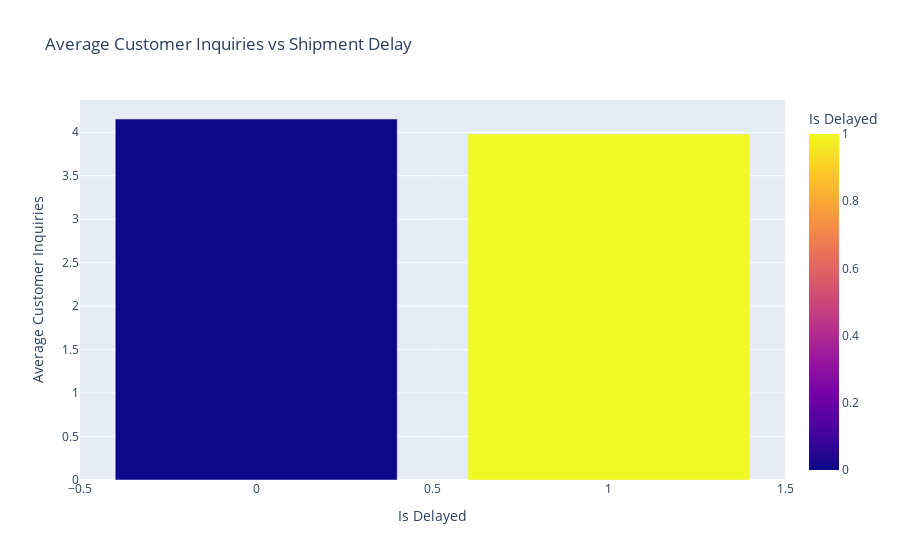

The notebook cell saved with this chart:
### Markdown cell above
##### As shown in the figure above, the bar chart represents the delay rate (is_delayed) for each Warehouse_Zone. From this visualization, we can see that most zones have relatively similar delay rates, except for the West_Hub, which has the highest proportion of delayed shipments.

##### This insight indicates that the West_Hub may be a key bottleneck in the logistics process. Investigating the operations, staffing, or workflow in this warehouse could help reduce overall delays and improve delivery performance across the platform

### Code cell
import plotly.express as px

# Aggregate: mean inquiries per delay category
agg_df = df.groupby('is_delayed')['Customer_Inquiries'].mean().reset_index()

fig = px.bar(
    agg_df,
    x='is_delayed',
    y='Customer_Inquiries',
    color='is_delayed',
    labels={'is_delayed':'Is Delayed', 'Customer_Inquiries':'Average Customer Inquiries'},
    title='Average Customer Inquiries vs Shipment Delay'
)
fig.show()

### Figure 1 — Plotly figure (JSON) as saved in the notebook; plotly's stock layout.template omitted (floating-point values rounded to 4 significant figures)
{"data": [{"hovertemplate": "Is Delayed=%{marker.color}<br>Average Customer Inquiries=%{y}<extra></extra>", "legendgroup": "", "marker": {"color": [0, 1], "coloraxis": "coloraxis", "pattern": {"shape": ""}}, "name": "", "orientation": "v", "showlegend": false, "textposition": "auto", "type": "bar", "x": [0, 1], "xaxis": "x", "y": [4.153, 3.979], "yaxis": "y"}], "layout": {"barmode": "relative", "coloraxis": {"colorbar": {"title": {"text": "Is Delayed"}}, "colorscale": [[0, "#0d0887"], [0.1111, "#46039f"], [0.2222, "#7201a8"], [0.3333, "#9c179e"], [0.4444, "#bd3786"], [0.5556, "#d8576b"], [0.6667, "#ed7953"], [0.7778, "#fb9f3a"], [0.8889, "#fdca26"], [1, "#f0f921"]]}, "legend": {"tracegroupgap": 0}, "title": {"text": "Average Customer Inquiries vs Shipment Delay"}, "xaxis": {"anchor": "y", "domain": [0, 1], "title": {"text": "Is Delayed"}}, "yaxis": {"anchor": "x", "domain": [0, 1], "title": {"text": "Average Customer Inquiries"}}}}
